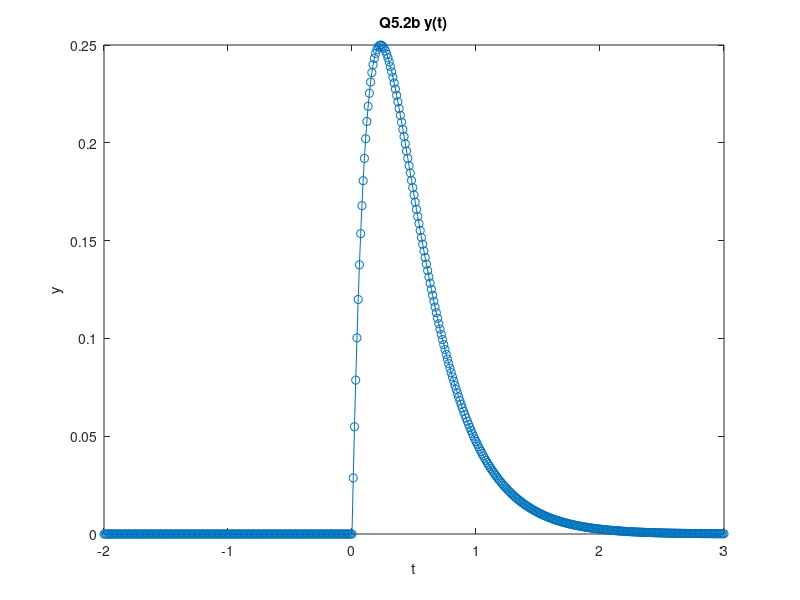

The MATLAB script that drew this image:
clear all; %initialize
close all;
clc;

Ts = 0.01; %sample time
t = [-2:Ts:3]; %t goes from -2s to 3s by steps of .01s
w = (t>=0); %step function
y1 = (exp(-3*t) - exp(-6*t)); %function statement
y2 = y1.*w; %given function * step function

figure %generate figure
plot(t,y2,'o-'); %plot function
xlabel('t'); %x axis label for y2(t)
ylabel('y'); %y axis label for y2(t)
title('Q5.2b y(t)'); %title for plot